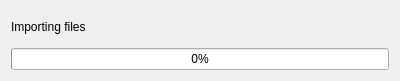
<?xml version="1.0" encoding="UTF-8"?>
<ui version="4.0">
 <class>ImportProgress</class>
 <widget class="QDialog" name="ImportProgress">
  <property name="geometry">
   <rect>
    <x>0</x>
    <y>0</y>
    <width>400</width>
    <height>81</height>
   </rect>
  </property>
  <property name="windowTitle">
   <string>Dialog</string>
  </property>
  <layout class="QVBoxLayout" name="verticalLayout">
   <item>
    <widget class="QLabel" name="label">
     <property name="text">
      <string>Importing files</string>
     </property>
    </widget>
   </item>
   <item>
    <widget class="QProgressBar" name="progressBar">
     <property name="value">
      <number>0</number>
     </property>
    </widget>
   </item>
  </layout>
 </widget>
 <resources/>
 <connections/>
</ui>
